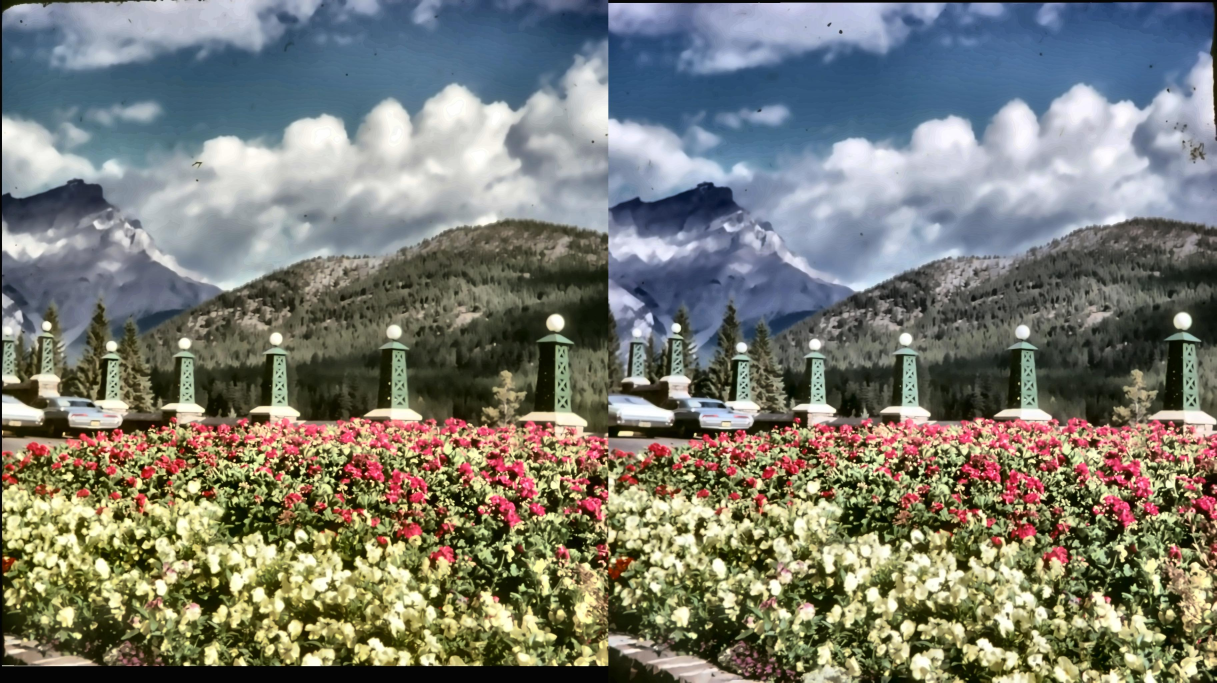
#> input picture images/cleaned_side_by_side_image.jpg, 3650 x 2048 px, given in place of scan7_l.jpg, which was not available (shown at 1/3 size)
$ python Create_SideBySide_images.py
#> lines starting #> are read from the running program, lines starting #| are printed output that depends on the picture; pictures that were not available may be replaced by others from this repository, and a replacement may not be noted
#> in merge_images, imageL is the input picture: PIL image 3650x2048 RGB; mean R, G, B 123.2, 124.2, 114.8
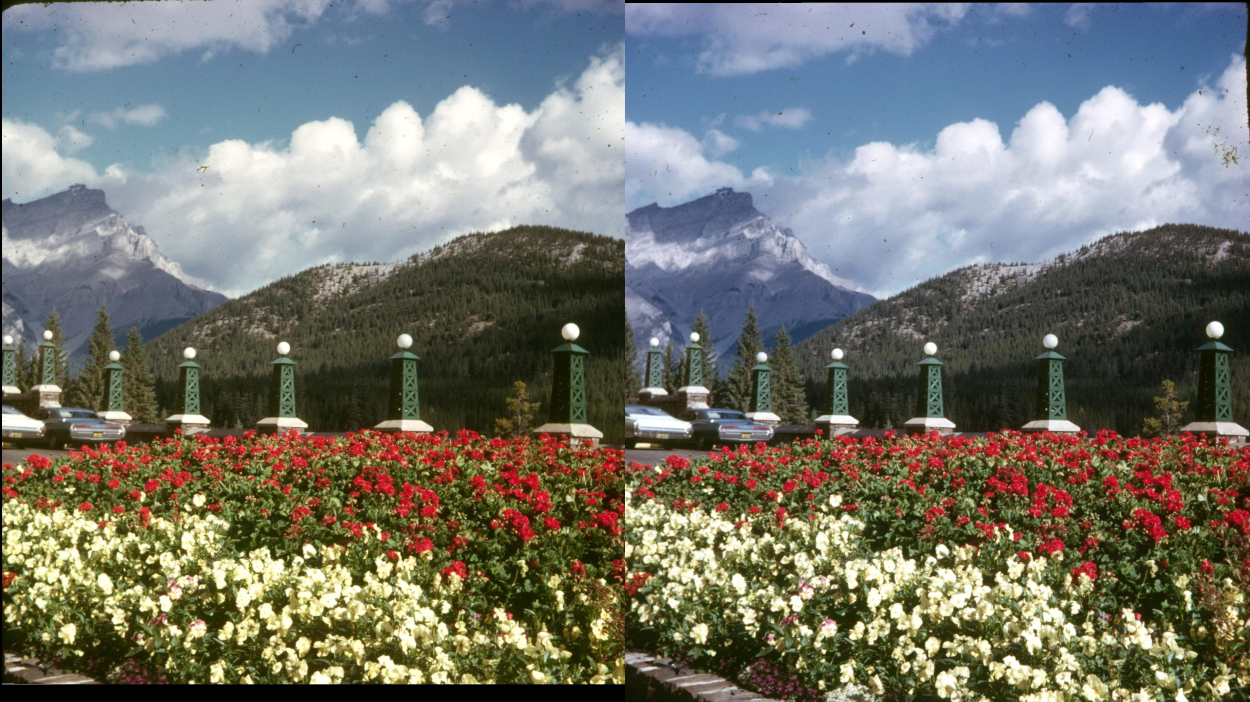
#> input picture images/wa_1964a_lr.jpg, 3750 x 2104 px, given in place of scan7_r.jpg, which was not available (shown at 1/3 size)
#> in merge_images, imageR is the input picture: PIL image 3750x2104 RGB; mean R, G, B 117.7, 118.6, 109.6
# Create_SideBySide_images.py
#
# Takes in two jpeg images, places them into a single side by side image, and saves them as a new .jpg image.

from PIL import Image, ImageFilter
import cv2
import numpy as np


def align_and_merge_stereoscopic_images(left_image_pil, right_image_pil):

    # convert images from PIL to np:
    #left_image = np.array(left_image_pil)
    #right_image = np.array(right_image_pil)
    left_image = cv2.cvtColor(np.array(left_image_pil), cv2.COLOR_RGB2BGR)
    right_image = cv2.cvtColor(np.array(right_image_pil), cv2.COLOR_RGB2BGR)

    # Convert images to grayscale
    left_gray = cv2.cvtColor(left_image, cv2.COLOR_BGR2GRAY)
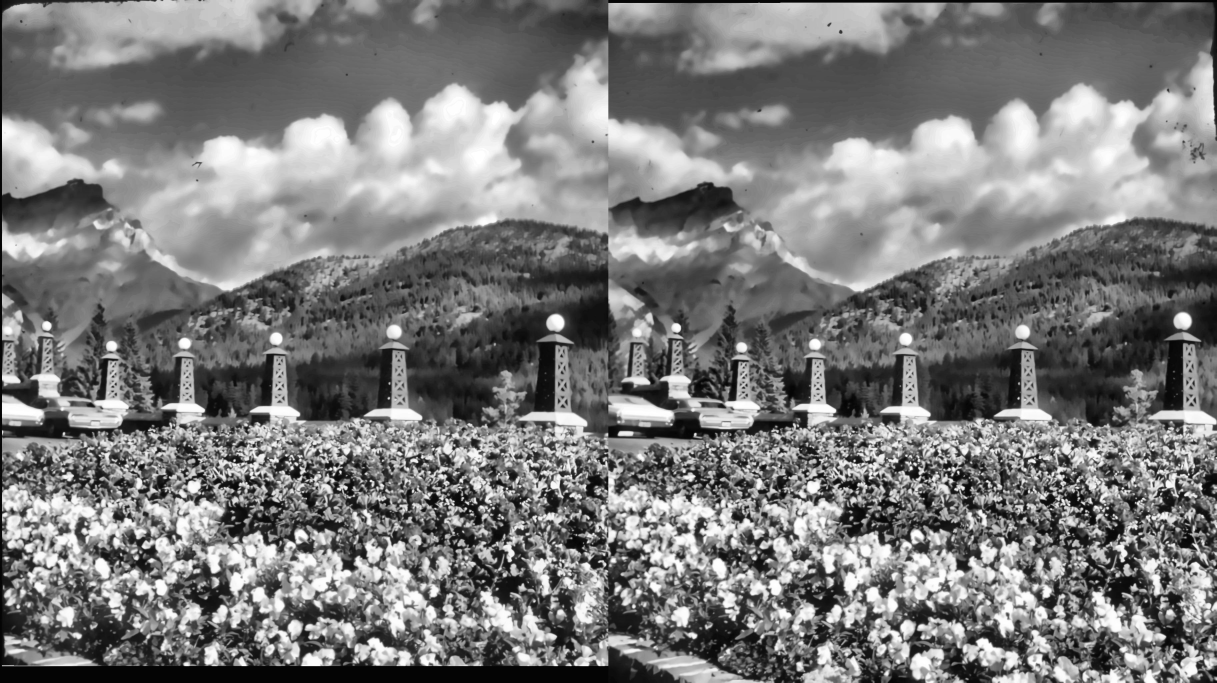
#> left_gray: shape (2048, 3650) (shown at 1/3 size); min 0, max 255, mean 122.9
    right_gray = cv2.cvtColor(right_image, cv2.COLOR_BGR2GRAY)
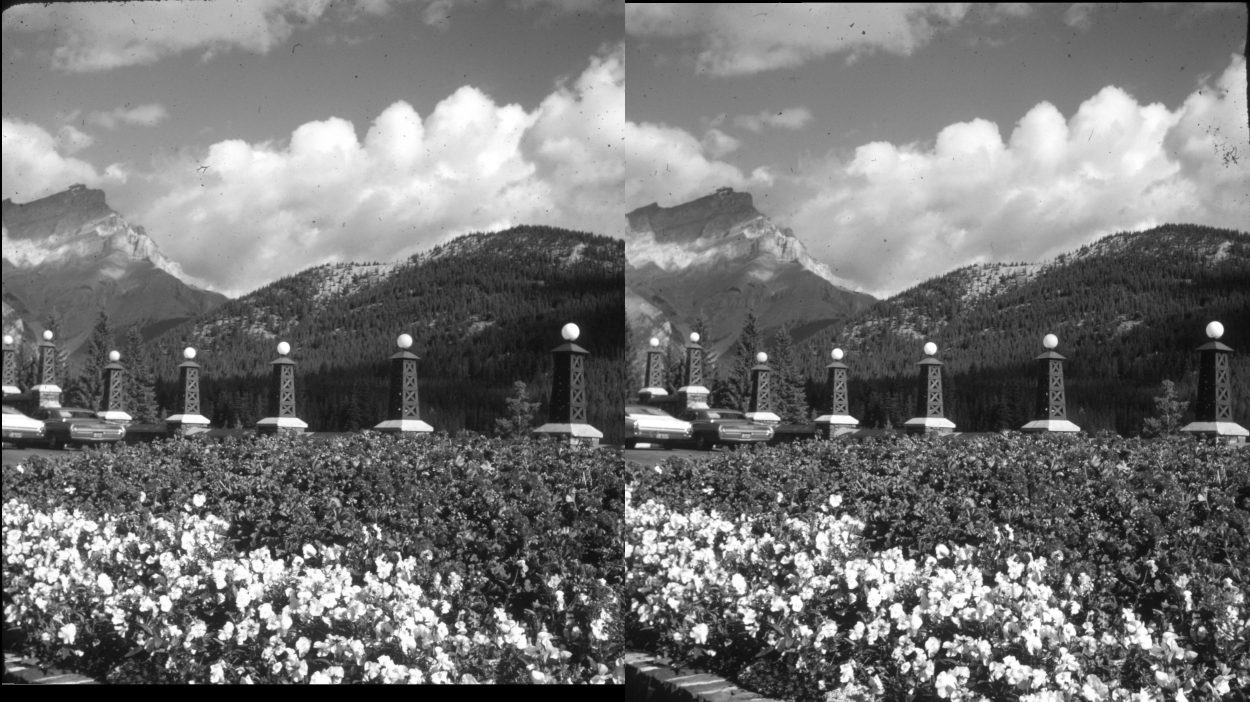
#> right_gray: shape (2104, 3750) (shown at 1/3 size); min 0, max 255, mean 117.3

    # Detect ORB keypoints and descriptors
    orb = cv2.ORB_create()
    kp1, des1 = orb.detectAndCompute(left_gray, None)
#> kp1 = 500 keypoints; strongest (x, y, size): (3368, 1681, 111.1), (2891, 1464, 64.3), (3367, 1682, 77.1), (704, 1380, 44.6)
    kp2, des2 = orb.detectAndCompute(right_gray, None)
#> kp2 = 500 keypoints; strongest (x, y, size): (569, 2048, 53.6), (245, 1959, 92.6), (2140, 1963, 77.1), (2139, 1960, 111.1)

    # Match descriptors using the BFMatcher
    bf = cv2.BFMatcher(cv2.NORM_HAMMING, crossCheck=True)
    matches = bf.match(des1, des2)
#> matches = 126 matches

    # Sort matches by distance
    matches = sorted(matches, key=lambda x: x.distance)

    # Extract location of good matches
    pts1 = np.float32([kp1[m.queryIdx].pt for m in matches]).reshape(-1, 1, 2)
#> pts1 = 126 rows, first 8: [1712.2, 1995.8], [2864.2, 1467.4], [1710.7, 1487.5], [427, 1639.3], [409.1, 1675.1], [447.9, 1681.1], [1041.6, 1461.6], [2082.2, 1427.3]
    pts2 = np.float32([kp2[m.trainIdx].pt for m in matches]).reshape(-1, 1, 2)
#> pts2 = 126 rows, first 8: [1758.2, 2050.6], [2943.4, 1507.7], [3651.8, 1525], [438.9, 1684.1], [421, 1722.9], [459.8, 1728.9], [1069.2, 1501.2], [2139.3, 1467.1]

    # Find homography matrix to align images
    h_matrix, mask = cv2.findHomography(pts2, pts1, cv2.RANSAC, 5.0)
#> h_matrix = [[0.972, -0.00258, 4.15], [0.000305, 0.969, 3.79], [1.5e-07, -1.25e-06, 1]]; mask = 126 values, max 1 at index 0, min 0 at index 2, mean 0.325

    # Use the homography matrix to warp the right image to align with the left image
    height, width, _ = left_image.shape
#> height = 2048; width = 3650
    aligned_right_image = cv2.warpPerspective(right_image, h_matrix, (width, height))

    # Resize the aligned images to ensure they have the same resolution
    left_resized = cv2.resize(left_image, (width, height))
    right_resized = cv2.resize(aligned_right_image, (width, height))

    # Convert the images back to PIL format for saving as JPEG
    left_final = Image.fromarray(cv2.cvtColor(left_resized, cv2.COLOR_BGR2RGB))
    right_final = Image.fromarray(cv2.cvtColor(right_resized, cv2.COLOR_BGR2RGB))

    # Create a new image that will hold the side by side result
    total_width = left_final.width + right_final.width
#> total_width = 7300
    max_height = max(left_final.height, right_final.height)
#> max_height = 2048
    side_by_side_image = Image.new('RGB', (total_width, max_height))
#> side_by_side_image: PIL image 7300x2048 RGB; every value is 0

    # Paste the images side by side
    side_by_side_image.paste(left_final, (0, 0))
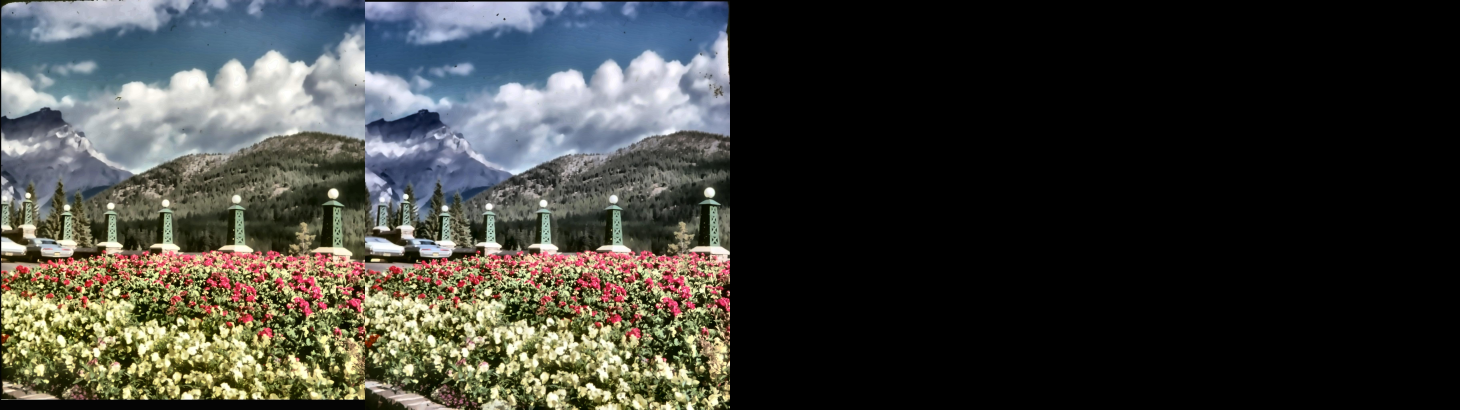
#> side_by_side_image: PIL image 7300x2048 RGB (shown at 1/5 size); mean R, G, B 61.6, 62.1, 57.4
    side_by_side_image.paste(right_final, (left_final.width, 0))
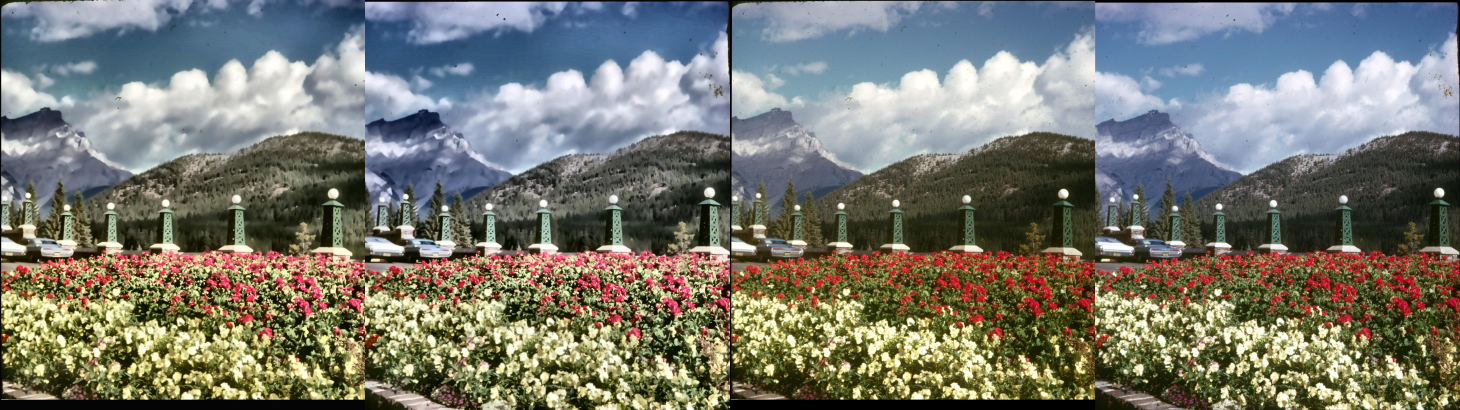
#> side_by_side_image: PIL image 7300x2048 RGB (shown at 1/5 size); mean R, G, B 120.3, 121.2, 112
    return side_by_side_image

def denoise_and_sharpen(input_image):

    # Convert the image to a numpy array (needed for OpenCV operations)
    image_np = np.array(input_image)

    # Step 1: Denoising using Non-Local Means Denoising (good for grainy noise)
    denoised_image = cv2.fastNlMeansDenoisingColored(image_np, None, 10, 10, 7, 21)

    # Step 2: Convert to LAB color space to enhance color contrast
    lab_image = cv2.cvtColor(denoised_image, cv2.COLOR_BGR2LAB)

    # Split LAB image into L, A, and B channels
    l_channel, a_channel, b_channel = cv2.split(lab_image)

    # Apply CLAHE (Contrast Limited Adaptive Histogram Equalization) to the L-channel
    clahe = cv2.createCLAHE(clipLimit=3.0, tileGridSize=(8, 8))
    cl = clahe.apply(l_channel)

    # Merge the CLAHE enhanced L-channel with the A and B channels
    merged_lab = cv2.merge((cl, a_channel, b_channel))

    # Convert back to BGR color space
    enhanced_image = cv2.cvtColor(merged_lab, cv2.COLOR_LAB2BGR)

    # Step 3: Sharpening using a custom kernel
    sharpen_kernel = np.array([[-1, -1, -1],
                               [-1, 9, -1],
                               [-1, -1, -1]])
    sharpened_image = cv2.filter2D(enhanced_image, -1, sharpen_kernel)

    # Convert the result back to a PIL image
    clean_image = Image.fromarray(sharpened_image)
    return clean_image

def merge_images(left_image_path, right_image_path, output_path, clean_up_image):
    # Open the images
    imageL = Image.open(left_image_path)
    imageR = Image.open(right_image_path)

    if clean_up_image:
        imageL = denoise_and_sharpen(imageL)
        imageR = denoise_and_sharpen(imageR)

    if False:
        # Get dimensions of each image
        widthL, heightL = imageL.size
        widthR, heightR = imageR.size

        # Determine the dimensions of the merged image
        total_width = widthL + widthR
        max_height = max(heightL, heightR)

        # Create a new blank image with the total width and the max height
        merged_image = Image.new('RGB', (total_width, max_height))

        # Paste imageL and imageR into the merged image
        merged_image.paste(imageL, (0, 0))
        merged_image.paste(imageR, (widthL, 0))

    if True:
        merged_image = align_and_merge_stereoscopic_images(imageL, imageR)

    # Save the merged image
    merged_image.save(output_path, 'JPEG')
    print(f"Merged image saved as {output_path}")

# Example usage

if False:
    merge_images('../2019/textures/L.jpg', '../2019/textures/R.jpg', '../images/LRimage.jpg', False)
    merge_images('../2019/textures/scan7_l.jpg', '../2019/textures/scan7_r.jpg', '../images/wa_1964a_lr.jpg', False)
    merge_images('../2019/textures/scan8_l.jpg', '../2019/textures/scan8_r.jpg', '../images/wa_1964b_lr.jpg', False)
    merge_images('../2019/textures/scan9_l.jpg', '../2019/textures/scan9_r.jpg', '../images/wa_1964c_lr.jpg', False)
    merge_images('../2019/textures/scan7_l.jpg', '../2019/textures/scan7_r.jpg', '../images/wa_1964a_clean_lr.jpg', True)
    merge_images('../2019/textures/scan8_l.jpg', '../2019/textures/scan8_r.jpg', '../images/wa_1964b_clean_lr.jpg', True)
    merge_images('../2019/textures/scan9_l.jpg', '../2019/textures/scan9_r.jpg', '../images/wa_1964c_clean_lr.jpg', True)

if True:
    merge_images('../2019/textures/scan7_l.jpg', '../2019/textures/scan7_r.jpg', '../images/wa_1964a_aligned_lr.jpg', False)
    merge_images('../2019/textures/scan8_l.jpg', '../2019/textures/scan8_r.jpg', '../images/wa_1964b_aligned_lr.jpg', False)
#> (the run stopped early here; a loop or call above may not have finished)
